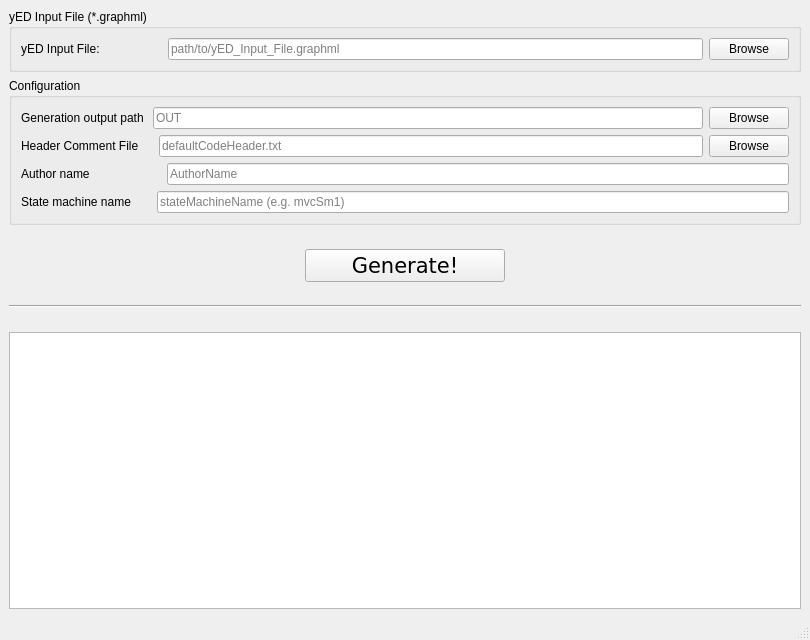
<?xml version="1.0" encoding="UTF-8"?>
<ui version="4.0">
 <class>PySm_MainWindow</class>
 <widget class="QMainWindow" name="PySm_MainWindow">
  <property name="geometry">
   <rect>
    <x>0</x>
    <y>0</y>
    <width>810</width>
    <height>640</height>
   </rect>
  </property>
  <property name="minimumSize">
   <size>
    <width>810</width>
    <height>640</height>
   </size>
  </property>
  <property name="maximumSize">
   <size>
    <width>810</width>
    <height>640</height>
   </size>
  </property>
  <property name="windowTitle">
   <string>PySM - The python state machine generator</string>
  </property>
  <widget class="QWidget" name="centralwidget">
   <layout class="QGridLayout" name="gridLayout_7">
    <item row="0" column="0" colspan="3">
     <widget class="QGroupBox" name="grpyEDInputFile">
      <property name="title">
       <string>yED Input File (*.graphml)</string>
      </property>
      <layout class="QHBoxLayout" name="horizontalLayout">
       <item>
        <layout class="QGridLayout" name="gridLayout">
         <item row="0" column="1">
          <spacer name="horizontalSpacer_2">
           <property name="orientation">
            <enum>Qt::Horizontal</enum>
           </property>
           <property name="sizeType">
            <enum>QSizePolicy::Fixed</enum>
           </property>
           <property name="sizeHint" stdset="0">
            <size>
             <width>62</width>
             <height>17</height>
            </size>
           </property>
          </spacer>
         </item>
         <item row="0" column="3">
          <widget class="QPushButton" name="btnSelectyEDInputFile">
           <property name="sizePolicy">
            <sizepolicy hsizetype="Minimum" vsizetype="Fixed">
             <horstretch>0</horstretch>
             <verstretch>0</verstretch>
            </sizepolicy>
           </property>
           <property name="text">
            <string>Browse</string>
           </property>
          </widget>
         </item>
         <item row="0" column="2">
          <widget class="QLineEdit" name="txtPathToyEDInputFile">
           <property name="minimumSize">
            <size>
             <width>500</width>
             <height>0</height>
            </size>
           </property>
           <property name="text">
            <string/>
           </property>
           <property name="placeholderText">
            <string>path/to/yED_Input_File.graphml</string>
           </property>
           <property name="clearButtonEnabled">
            <bool>true</bool>
           </property>
          </widget>
         </item>
         <item row="0" column="0">
          <widget class="QLabel" name="lblyEDInputFile">
           <property name="text">
            <string>yED Input File:</string>
           </property>
          </widget>
         </item>
        </layout>
       </item>
      </layout>
     </widget>
    </item>
    <item row="2" column="1">
     <spacer name="verticalSpacer_4">
      <property name="orientation">
       <enum>Qt::Vertical</enum>
      </property>
      <property name="sizeType">
       <enum>QSizePolicy::Minimum</enum>
      </property>
      <property name="sizeHint" stdset="0">
       <size>
        <width>20</width>
        <height>18</height>
       </size>
      </property>
     </spacer>
    </item>
    <item row="3" column="0">
     <spacer name="horizontalSpacer_5">
      <property name="orientation">
       <enum>Qt::Horizontal</enum>
      </property>
      <property name="sizeHint" stdset="0">
       <size>
        <width>287</width>
        <height>20</height>
       </size>
      </property>
     </spacer>
    </item>
    <item row="3" column="1">
     <widget class="QPushButton" name="btnGenerate">
      <property name="minimumSize">
       <size>
        <width>200</width>
        <height>0</height>
       </size>
      </property>
      <property name="font">
       <font>
        <family>DejaVu Sans</family>
        <pointsize>16</pointsize>
       </font>
      </property>
      <property name="text">
       <string>Generate!</string>
      </property>
     </widget>
    </item>
    <item row="3" column="2">
     <spacer name="horizontalSpacer_6">
      <property name="orientation">
       <enum>Qt::Horizontal</enum>
      </property>
      <property name="sizeHint" stdset="0">
       <size>
        <width>287</width>
        <height>20</height>
       </size>
      </property>
     </spacer>
    </item>
    <item row="4" column="1">
     <spacer name="verticalSpacer_3">
      <property name="orientation">
       <enum>Qt::Vertical</enum>
      </property>
      <property name="sizeType">
       <enum>QSizePolicy::Minimum</enum>
      </property>
      <property name="sizeHint" stdset="0">
       <size>
        <width>20</width>
        <height>17</height>
       </size>
      </property>
     </spacer>
    </item>
    <item row="5" column="0" colspan="3">
     <widget class="Line" name="line">
      <property name="orientation">
       <enum>Qt::Horizontal</enum>
      </property>
     </widget>
    </item>
    <item row="6" column="1">
     <spacer name="verticalSpacer_2">
      <property name="orientation">
       <enum>Qt::Vertical</enum>
      </property>
      <property name="sizeType">
       <enum>QSizePolicy::Minimum</enum>
      </property>
      <property name="sizeHint" stdset="0">
       <size>
        <width>20</width>
        <height>18</height>
       </size>
      </property>
     </spacer>
    </item>
    <item row="7" column="0" colspan="3">
     <widget class="QTextBrowser" name="txtGenerationOutput"/>
    </item>
    <item row="1" column="0" colspan="3">
     <widget class="QGroupBox" name="grpConfiguration">
      <property name="sizePolicy">
       <sizepolicy hsizetype="Minimum" vsizetype="Preferred">
        <horstretch>0</horstretch>
        <verstretch>0</verstretch>
       </sizepolicy>
      </property>
      <property name="title">
       <string>Configuration</string>
      </property>
      <layout class="QGridLayout" name="gridLayout_6">
       <item row="0" column="0">
        <layout class="QGridLayout" name="gridLayout_5">
         <item row="0" column="2">
          <widget class="QLineEdit" name="txtGenOutputPath">
           <property name="text">
            <string/>
           </property>
           <property name="placeholderText">
            <string>OUT</string>
           </property>
           <property name="clearButtonEnabled">
            <bool>true</bool>
           </property>
          </widget>
         </item>
         <item row="0" column="1">
          <spacer name="horizontalSpacer_7">
           <property name="orientation">
            <enum>Qt::Horizontal</enum>
           </property>
           <property name="sizeType">
            <enum>QSizePolicy::Fixed</enum>
           </property>
           <property name="sizeHint" stdset="0">
            <size>
             <width>3</width>
             <height>20</height>
            </size>
           </property>
          </spacer>
         </item>
         <item row="0" column="0">
          <widget class="QLabel" name="lblGenOutputPath">
           <property name="text">
            <string>Generation output path</string>
           </property>
          </widget>
         </item>
         <item row="0" column="4">
          <widget class="QPushButton" name="btnSelectOutputPath">
           <property name="text">
            <string>Browse</string>
           </property>
          </widget>
         </item>
        </layout>
       </item>
       <item row="1" column="0">
        <layout class="QGridLayout" name="gridLayout_2">
         <item row="0" column="0">
          <widget class="QLabel" name="lblHeaderTemplate">
           <property name="text">
            <string>Header Comment File</string>
           </property>
          </widget>
         </item>
         <item row="0" column="1">
          <spacer name="horizontalSpacer">
           <property name="orientation">
            <enum>Qt::Horizontal</enum>
           </property>
           <property name="sizeType">
            <enum>QSizePolicy::Fixed</enum>
           </property>
           <property name="sizeHint" stdset="0">
            <size>
             <width>14</width>
             <height>20</height>
            </size>
           </property>
          </spacer>
         </item>
         <item row="0" column="2">
          <widget class="QLineEdit" name="txtPathToHeaderTemplate">
           <property name="text">
            <string/>
           </property>
           <property name="placeholderText">
            <string>defaultCodeHeader.txt</string>
           </property>
           <property name="clearButtonEnabled">
            <bool>true</bool>
           </property>
          </widget>
         </item>
         <item row="0" column="3">
          <widget class="QPushButton" name="btnSelectHeaderFile">
           <property name="text">
            <string>Browse</string>
           </property>
          </widget>
         </item>
        </layout>
       </item>
       <item row="2" column="0">
        <layout class="QGridLayout" name="gridLayout_3">
         <item row="0" column="0">
          <widget class="QLabel" name="lblAuthorName">
           <property name="text">
            <string>Author name</string>
           </property>
          </widget>
         </item>
         <item row="0" column="1">
          <spacer name="horizontalSpacer_3">
           <property name="orientation">
            <enum>Qt::Horizontal</enum>
           </property>
           <property name="sizeType">
            <enum>QSizePolicy::Fixed</enum>
           </property>
           <property name="sizeHint" stdset="0">
            <size>
             <width>71</width>
             <height>20</height>
            </size>
           </property>
          </spacer>
         </item>
         <item row="0" column="2">
          <widget class="QLineEdit" name="txtAuthorName">
           <property name="text">
            <string/>
           </property>
           <property name="placeholderText">
            <string>AuthorName</string>
           </property>
           <property name="clearButtonEnabled">
            <bool>true</bool>
           </property>
          </widget>
         </item>
        </layout>
       </item>
       <item row="3" column="0">
        <layout class="QGridLayout" name="gridLayout_4">
         <item row="0" column="0">
          <widget class="QLabel" name="lblStateMachineName">
           <property name="text">
            <string>State machine name</string>
           </property>
          </widget>
         </item>
         <item row="0" column="1">
          <spacer name="horizontalSpacer_4">
           <property name="orientation">
            <enum>Qt::Horizontal</enum>
           </property>
           <property name="sizeType">
            <enum>QSizePolicy::Fixed</enum>
           </property>
           <property name="sizeHint" stdset="0">
            <size>
             <width>20</width>
             <height>20</height>
            </size>
           </property>
          </spacer>
         </item>
         <item row="0" column="2">
          <widget class="QLineEdit" name="txtStateMachineName">
           <property name="text">
            <string/>
           </property>
           <property name="placeholderText">
            <string>stateMachineName (e.g. mvcSm1)</string>
           </property>
           <property name="clearButtonEnabled">
            <bool>true</bool>
           </property>
          </widget>
         </item>
        </layout>
       </item>
      </layout>
     </widget>
    </item>
   </layout>
  </widget>
  <widget class="QStatusBar" name="statusbar"/>
 </widget>
 <tabstops>
  <tabstop>txtPathToyEDInputFile</tabstop>
  <tabstop>btnSelectyEDInputFile</tabstop>
  <tabstop>txtGenOutputPath</tabstop>
  <tabstop>btnSelectOutputPath</tabstop>
  <tabstop>txtPathToHeaderTemplate</tabstop>
  <tabstop>btnSelectHeaderFile</tabstop>
  <tabstop>txtAuthorName</tabstop>
  <tabstop>txtStateMachineName</tabstop>
  <tabstop>btnGenerate</tabstop>
  <tabstop>txtGenerationOutput</tabstop>
 </tabstops>
 <resources/>
 <connections/>
</ui>
